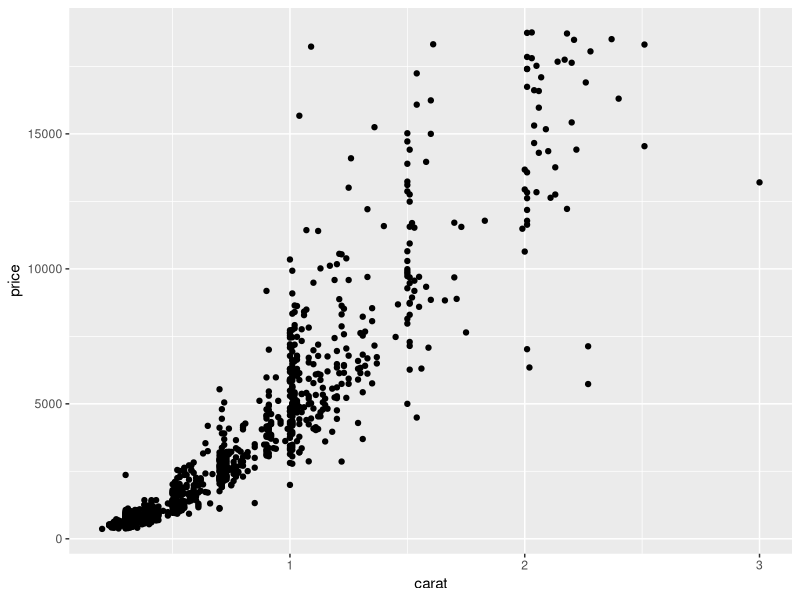
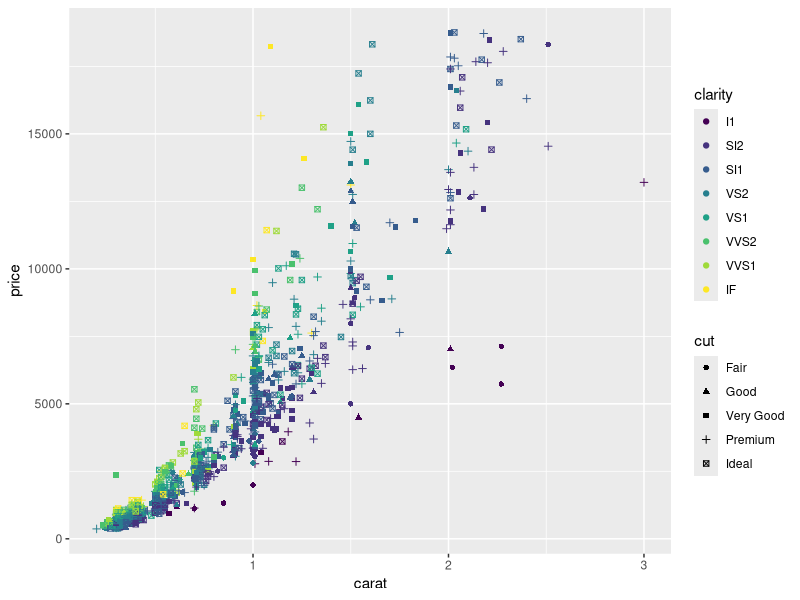
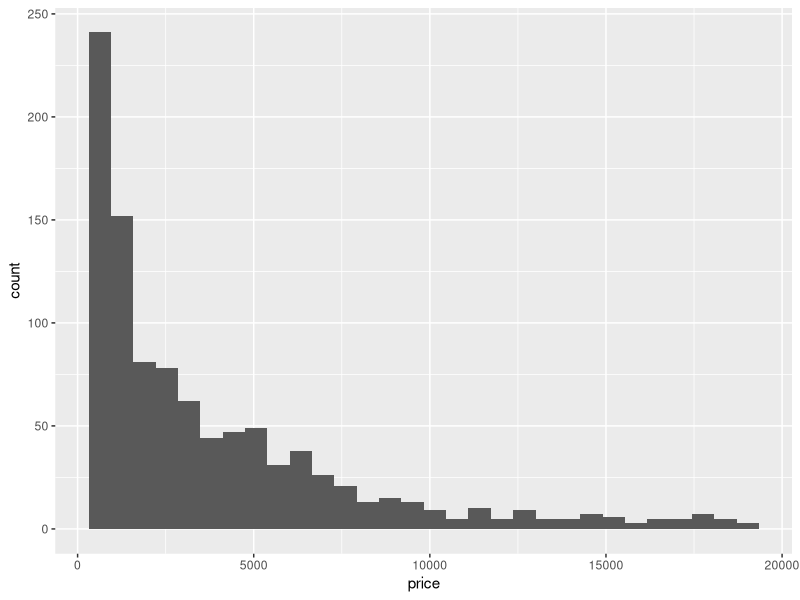
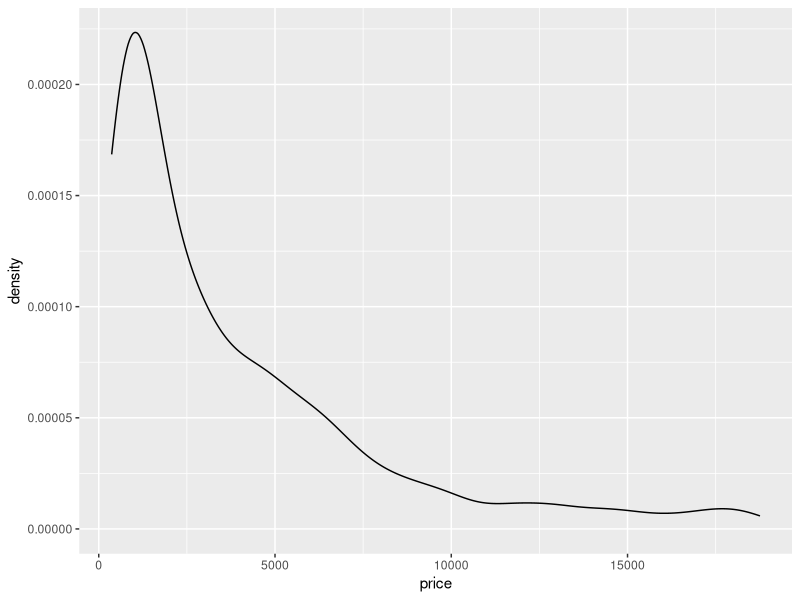
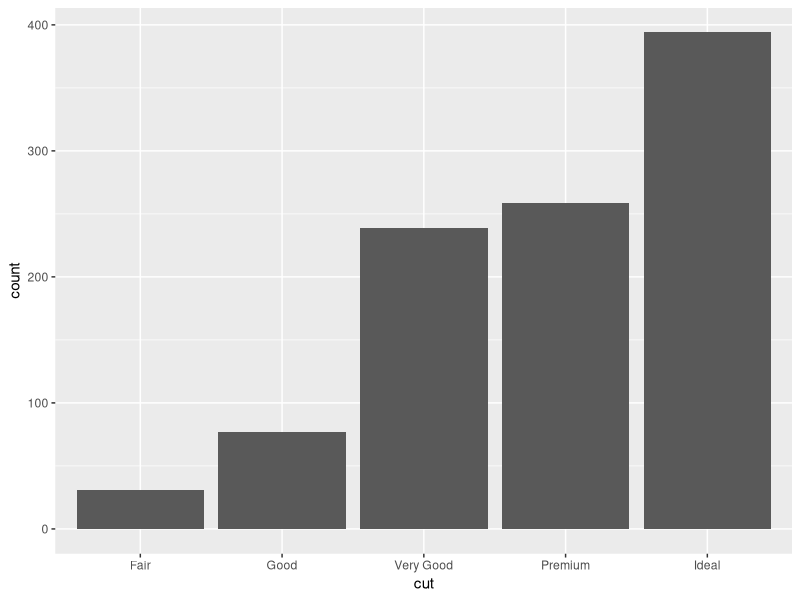
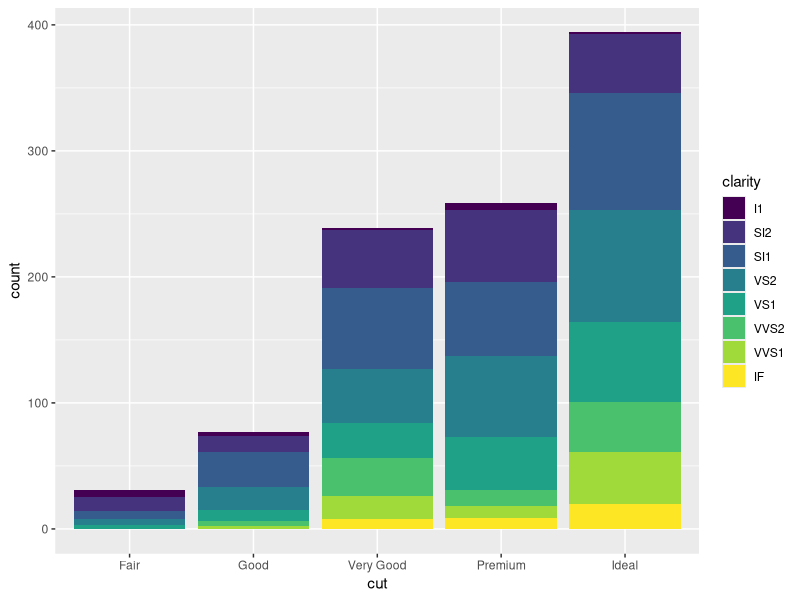
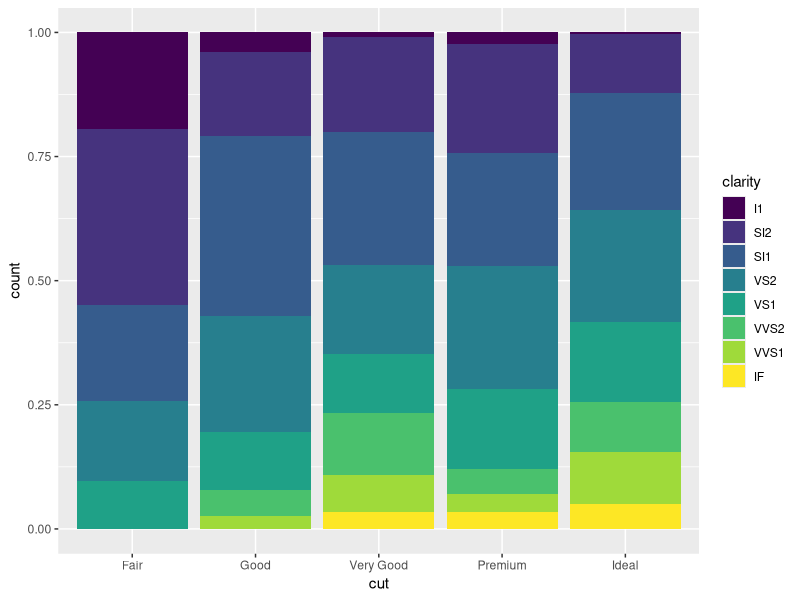
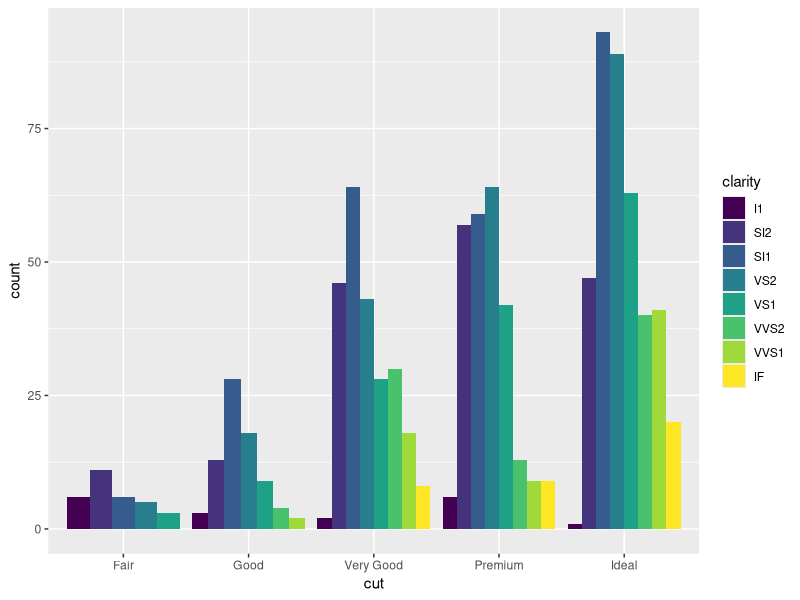

R code for these plots, in order:
###############################################
####      R Statistical Programming        ####
####   Lesson 4: The Grammar of Graphics   ####
###############################################


#### Data Prep ####

# First need to make sure we have ggplot2 installed and loaded
  # Part of the tidyverse series of packages
library(tidyverse)

# We'll be using the diamonds dataset to introduce ggplot2
data("diamonds")
# Take a sample from diamonds 
  # Planning on doing some advanced plots that can take time with a
  # large dataset
set.seed(1234)
diamonds <- diamonds %>%
  sample_n(size = 1000, replace = F)


#### ggplot2 Coding ####

# Let's start by creating a scatterplot comparing price and carat
  # We start by calling the ggplot command
  # "+" is used to string code into larger chuncks
ggplot(data = diamonds, aes(x = carat, y = price)) +
  # Now we'll specify the designated geom; think of this as the type of plot 
  # you want
  geom_point()

# We can add additional aesthetics, such as shape or color
ggplot(data = diamonds, aes(x = carat, y = price, 
                            shape = cut, color = clarity)) + 
  geom_point()


#### Common Plotting ####

# Histogram
ggplot(data = diamonds, aes(x = price)) +
  geom_histogram()

# Density plot
ggplot(data = diamonds, aes(x = price)) +
  geom_density()

# Barplots
ggplot(data = diamonds, aes(x = cut)) +
  geom_bar()
# We can create different filled bar plots by specifying the position argument
# Stacked bar
ggplot(data = diamonds, aes(x = cut, fill = clarity)) +
  geom_bar(position = "stack")
# 100% filled bar
ggplot(data = diamonds, aes(x = cut, fill = clarity)) +
  geom_bar(position = "fill")
# Plot fill levels next to instead of on top of each other
ggplot(data = diamonds, aes(x = cut, fill = clarity)) +
  geom_bar(position = "dodge")

# Boxplots
ggplot(data = diamonds, aes(x = cut, y = price)) +
  #geom_point()
  geom_boxplot()


#### Plot Layering ####

# We can layer plots of different types on each other
# For example, say we wanted to layer both a smooth line on top of a 
# scatterplot
ggplot(data = diamonds, aes(x = carat, y = price)) +
  # First plot the points
  geom_point() +
  # Than plot the smooth line
  geom_smooth(size = 2)

  
#### Faceting ####
  
# Let's take the carat/price scatter plot and facet it on cut
ggplot(data = diamonds, aes(x = carat, y = price)) + 
  geom_point() +
  facet_wrap(~ cut) +
  geom_smooth()


#### Additional Functions ####

# Scale arguments can help us do a couple things: 
# Change labels
ggplot(data = diamonds, aes(x = cut)) +
  geom_bar(fill = "lightcoral") +
  scale_x_discrete(labels = c("A", "B", "C", "D", "E"))

# Change scale limits
# Discrete
ggplot(data = diamonds, aes(x = cut)) +
  geom_bar(fill = "lightcoral") +
  scale_x_discrete(limits = c("Fair", "Good"))
# Continous
ggplot(data = diamonds, aes(x = cut, y = price)) +
  geom_boxplot(fill = "skyblue") +
  scale_y_continuous(limits = c(1000, 1500))

# Change legend info
ggplot(data = diamonds, aes(x = carat, y = price, color = cut)) +
  geom_point() +
  scale_color_discrete(labels = c("A", "B", "C", "D", "E"))
# Can also change color/fill values
ggplot(data = diamonds, aes(x = clarity, fill=cut)) +
  geom_bar(position = "stack") +
  scale_fill_manual(values = c("blue", "green", "red",
                               "lightcoral", "skyblue"))

# The labs function allows us to add titles and change labels
ggplot(data = diamonds, aes(x = carat, y = price, color = cut)) +
  geom_point() +
  scale_color_discrete(labels = c("A", "B", "C", "D", "E")) +
  labs(x = "Carat", y = "Price ($)", title = "Price by Carat",
       color = "Cut")

# Theme arguments allow us to change up visual characteristics
# We can use it to adjust title positions and angles
ggplot(data = diamonds, aes(x = cut)) +
  geom_histogram(stat = "count", fill = "lightcoral", col = "black") +
  labs(title = "Count of Diamond Cuts") +
  theme(plot.title = element_text(hjust = .5), 
        axis.text.x = element_text(angle = 45, hjust = 1))

# Can also adjust things like font, color, or legend position
ggplot(data = diamonds, aes(x = carat, y = price, color = cut)) + 
  geom_point() +
  theme(legend.position = "top", 
        axis.title.y = element_text(face = "bold", color = "red"),
        axis.text.x = element_text(size = 100))
  